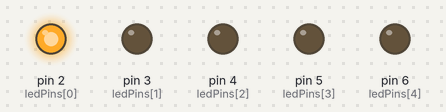
A sketch run on a simulated Arduino Uno, built with avr-gcc and run on an emulated ATmega328P. Shown: output pins drawn as LEDs (lit = HIGH).

Above: at 0.05 s.
At 0.65 s:
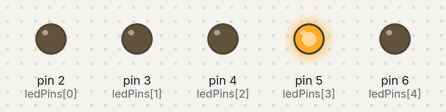
At 1.25 s:
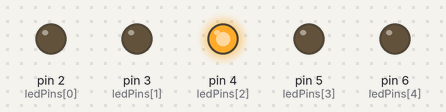
At 1.85 s:
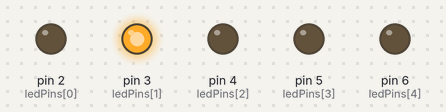
At 2.5 s:
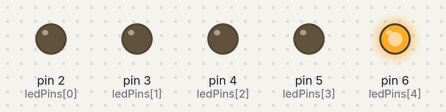
Timing chart, 0 to 3.0 s (numbered marks = the images above):
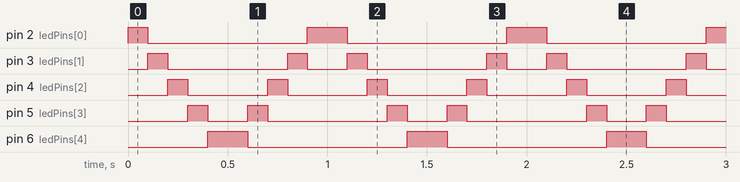

Measured:
- by itself, pin 2 (ledPins[0]): repeats every 1.0 s: LOW 0.80 s, HIGH 0.20 s
- by itself, pin 3 (ledPins[1]): repeats every 1.0 s: LOW 0.60 s, HIGH 0.10 s, LOW 0.20 s, HIGH 0.10 s
- by itself, pin 4 (ledPins[2]): alternates HIGH for 0.10 s and LOW for 0.40 s
- by itself, pin 5 (ledPins[3]): repeats every 1.0 s: LOW 0.20 s, HIGH 0.10 s, LOW 0.60 s, HIGH 0.10 s
- by itself, pin 6 (ledPins[4]): alternates HIGH for 0.20 s and LOW for 0.80 s

The sketch:

PiliLED.ino
```cpp
int ledPins[] = {2, 3, 4, 5, 6};  // 宣告 Arduino 連結 LED 腳位

// Arduino 啟始函式，只會執行一次
void setup() {
  // 設定腳位為輸出訊號
  for(int i=0;i<5;i++){ // for 迴圈 執行五次
    pinMode(ledPins[i], OUTPUT);
  }
}

// Arduino 主要迴圈，執行無窮多次，直到關機為主
void loop() {
  // 霹靂燈由 2->6
  for(int i=0;i<5;i++){ // 燈號由小到大
      for(int j=0;j<5;j++){
         if(i==j){
            digitalWrite(ledPins[j], HIGH);   // 設定 LED 亮
         }
         else
         {
            digitalWrite(ledPins[j], LOW);   // 設定 LED 關
         }
      }  // for j 迴圈
      delay(100);
  } // for i 迴圈

  // 霹靂燈由 6->2
  for(int i=4;i>=0;i--){ // 燈號由小到大
      for(int j=0;j<5;j++){
         if(i==j){
            digitalWrite(ledPins[j], HIGH);   // 設定 LED 亮
         }
         else
         {
            digitalWrite(ledPins[j], LOW);   // 設定 LED 關
         }
      }  // for j 迴圈
      delay(100);
  } // for i 迴圈

}
```
